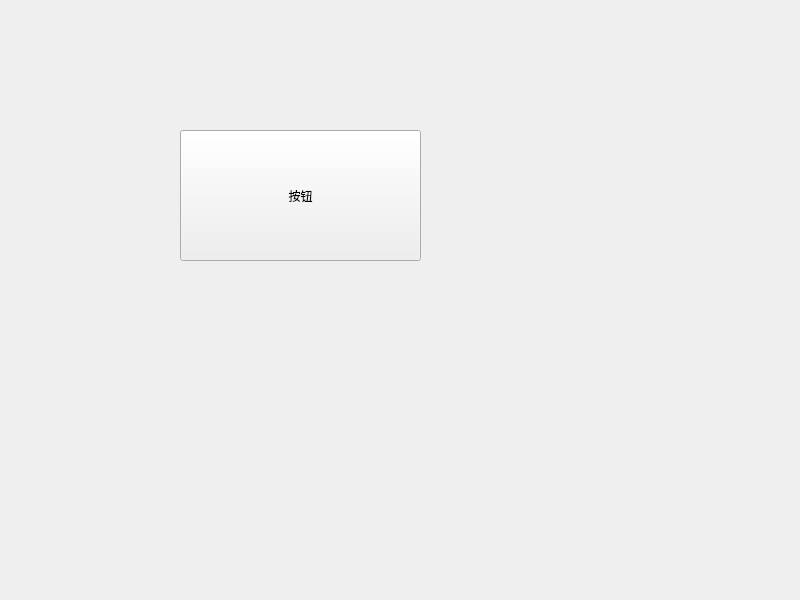
<?xml version="1.0" encoding="UTF-8"?>
<ui version="4.0">
 <class>Widget</class>
 <widget class="QWidget" name="Widget">
  <property name="geometry">
   <rect>
    <x>0</x>
    <y>0</y>
    <width>800</width>
    <height>600</height>
   </rect>
  </property>
  <property name="windowTitle">
   <string>Widget</string>
  </property>
  <widget class="QPushButton" name="pushButton">
   <property name="geometry">
    <rect>
     <x>180</x>
     <y>130</y>
     <width>241</width>
     <height>131</height>
    </rect>
   </property>
   <property name="text">
    <string>按钮</string>
   </property>
  </widget>
 </widget>
 <resources/>
 <connections/>
</ui>
